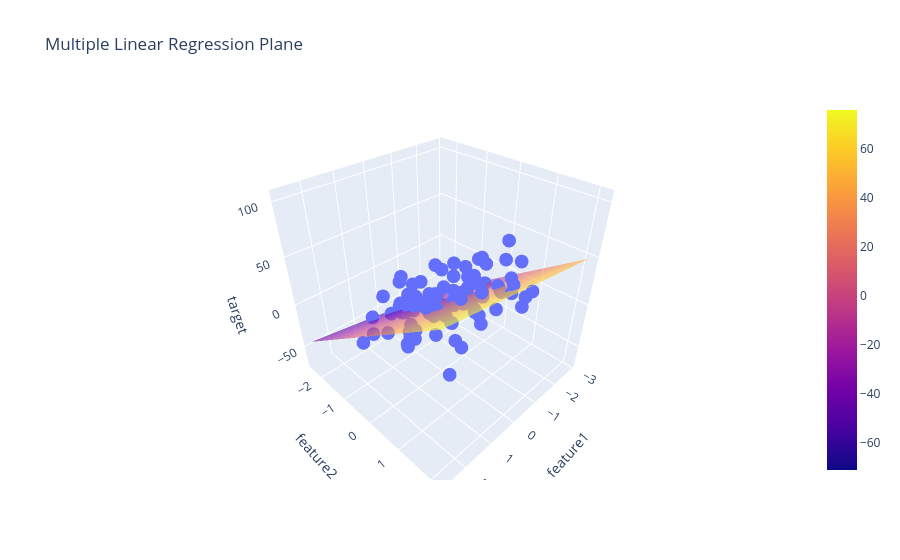

The notebook cell this image was saved under:
### Code cell
# Create grid values
x_range = np.linspace(df.feature1.min(), df.feature1.max(), 10)
y_range = np.linspace(df.feature2.min(), df.feature2.max(), 10)

xGrid, yGrid = np.meshgrid(x_range, y_range)

# Prepare input for prediction
final = np.c_[xGrid.ravel(), yGrid.ravel()]

# Predict target values
z = lr.predict(final).reshape(xGrid.shape)

# Plot scatter + regression plane
fig = px.scatter_3d(
    df,
    x='feature1',
    y='feature2',
    z='target',
    title='Multiple Linear Regression Plane'
)

fig.add_trace(
    go.Surface(
        x=xGrid,
        y=yGrid,
        z=z,
        opacity=0.6
    )
)

fig.show()
